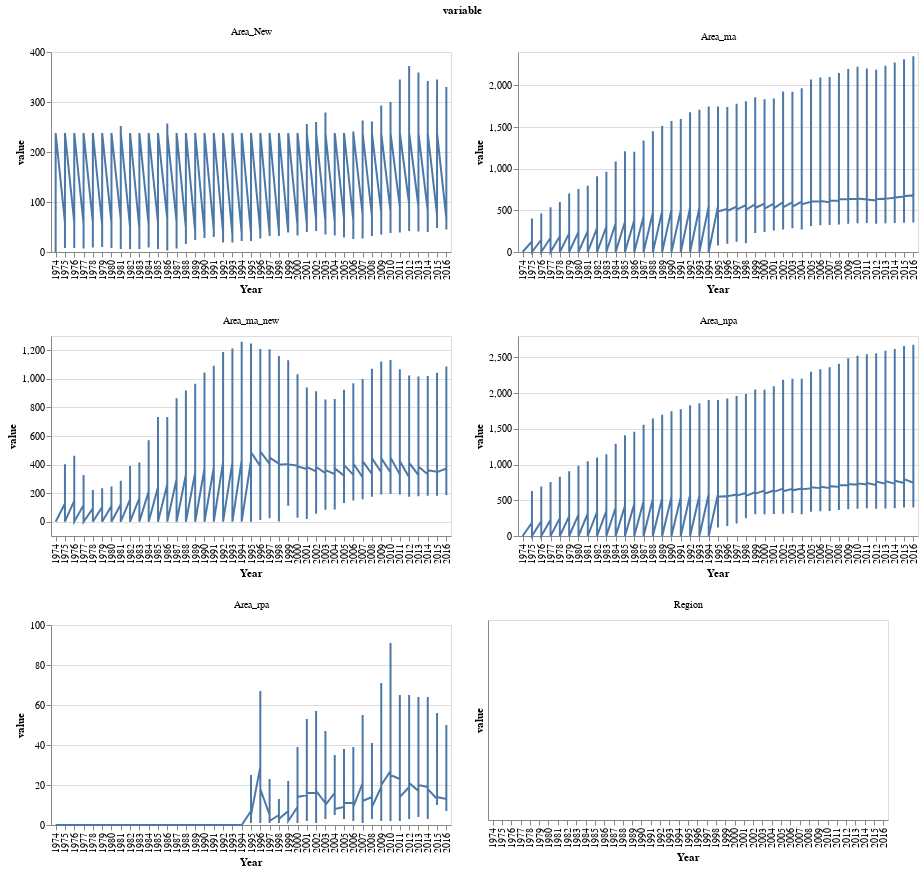

Notebook cell for this chart:
### Code cell
# print plots for all columns in area_df
alt.Chart(pd.melt(area_df, "Year")).mark_line()\
    .encode(
    x = alt.X("Year:O"),
    y = alt.Y("value:Q")
).properties(width=800 / 2, height=800 / 4)\
    .facet(
    facet=alt.Facet("variable:N"),
    columns=2
).resolve_scale(y="independent", x="independent")

### Figure 1 — Vega-Lite specification as saved in the notebook (floating-point values rounded to 4 significant figures; data arrays with more than 128 entries replaced by an {"elided": "..."} marker saying what was removed)
{"config": {"view": {"continuousWidth": 400, "continuousHeight": 300}}, "data": {"name": "data-9e21584ed15c60c8c3e7cdd803b5c27a"}, "facet": {"type": "nominal", "field": "variable"}, "spec": {"mark": "line", "encoding": {"x": {"type": "ordinal", "field": "Year"}, "y": {"type": "quantitative", "field": "value"}}, "height": 200.0, "width": 400.0}, "columns": 2, "resolve": {"scale": {"x": "independent", "y": "independent"}}, "$schema": "https://vega.github.io/schema/vega-lite/v4.8.1.json", "datasets": {"data-9e21584ed15c60c8c3e7cdd803b5c27a": {"elided": "1806 records"}}}
